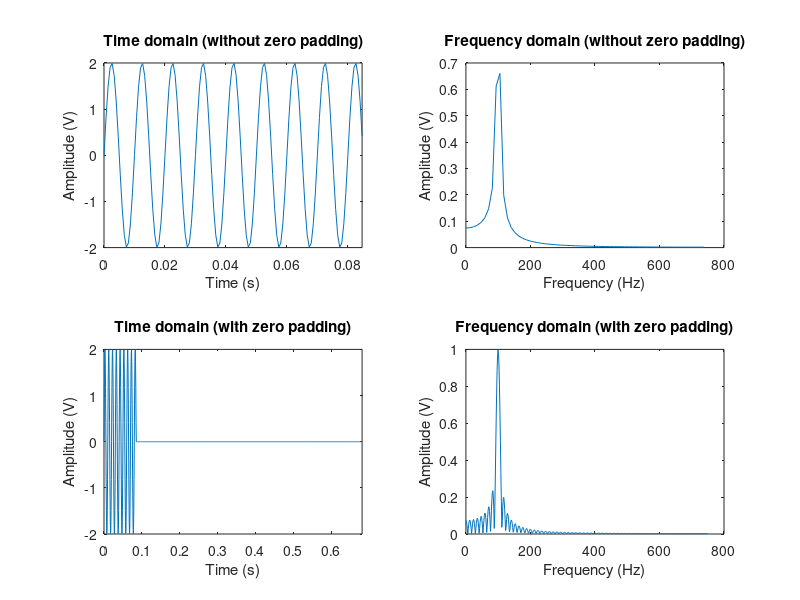

The MATLAB script that drew this image:
%% FTT demo
clear;
A=2; % amplitude of the signal
f=100; % frequency of the signal
fs=1.5e3; % sampling frequency
Ndata=128; % sampling data length
N=1024; % data length for FFT, zero padding if N>Ndata
n=0:Ndata-1;
t=n/fs;
x=A*sin(2*pi*f*t); % signal

% time domain signal without zero padding
figure(1);
subplot(2,2,1);
plot(t,x);
axis([0,(Ndata-1)/fs,-A,A]);
title('Time domain (without zero padding)')
xlabel('Time (s)');
ylabel('Amplitude (V)');

% FFT without zero padding
X1=fft(x);
f1=n*fs/Ndata;
subplot(2,2,2);
plot(f1(1:Ndata/2),abs(X1(1:Ndata/2))/length(x));
title('Frequency domain (without zero padding)')
xlabel('Frequency (Hz)');
ylabel('Amplitude (V)');

% time domian signal with zero padding
y=zeros(1,N);
y(1:length(x))=x;
t1=(0:N-1)/fs;
subplot(2,2,3);
plot(t1,y);
axis([0,(N-1)/fs,-A,A]);
title('Time domain (with zero padding)')
xlabel('Time (s)');
ylabel('Amplitude (V)');

% FFT with zero padding
X2=fft(x,N);
f2=(0:N-1)*fs/N;
subplot(2,2,4);
plot(f2(1:N/2),abs(X2(1:N/2))/length(x));
title('Frequency domain (with zero padding)')
xlabel('Frequency (Hz)');
ylabel('Amplitude (V)');
